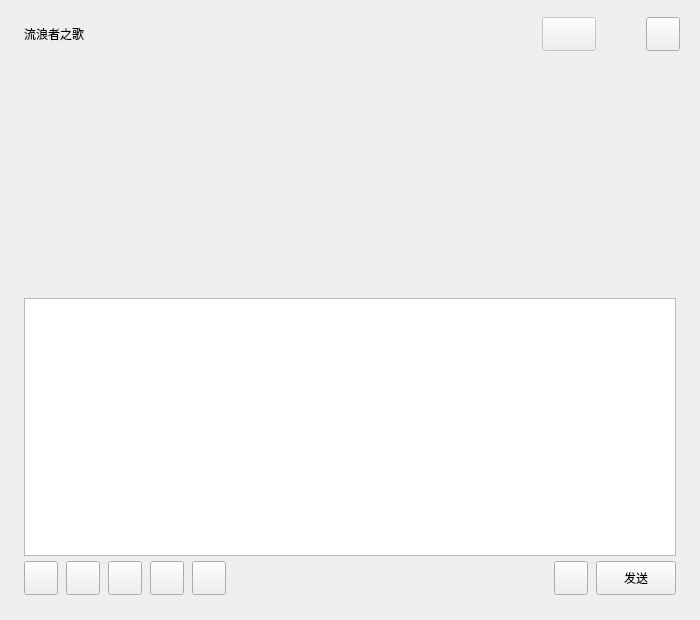
<?xml version="1.0" encoding="UTF-8"?>
<ui version="4.0">
 <class>ChatPage</class>
 <widget class="QWidget" name="ChatPage">
  <property name="geometry">
   <rect>
    <x>0</x>
    <y>0</y>
    <width>700</width>
    <height>620</height>
   </rect>
  </property>
  <property name="windowTitle">
   <string>Form</string>
  </property>
  <layout class="QVBoxLayout" name="verticalLayout">
   <property name="spacing">
    <number>0</number>
   </property>
   <property name="leftMargin">
    <number>0</number>
   </property>
   <property name="topMargin">
    <number>0</number>
   </property>
   <property name="rightMargin">
    <number>0</number>
   </property>
   <property name="bottomMargin">
    <number>0</number>
   </property>
   <item>
    <widget class="QWidget" name="chat_data_wid" native="true">
     <layout class="QVBoxLayout" name="verticalLayout_4">
      <property name="spacing">
       <number>0</number>
      </property>
      <property name="leftMargin">
       <number>0</number>
      </property>
      <property name="topMargin">
       <number>0</number>
      </property>
      <property name="rightMargin">
       <number>0</number>
      </property>
      <property name="bottomMargin">
       <number>0</number>
      </property>
      <item>
       <widget class="QWidget" name="title_wid" native="true">
        <property name="minimumSize">
         <size>
          <width>0</width>
          <height>68</height>
         </size>
        </property>
        <property name="maximumSize">
         <size>
          <width>16777215</width>
          <height>68</height>
         </size>
        </property>
        <layout class="QVBoxLayout" name="verticalLayout_5">
         <property name="spacing">
          <number>7</number>
         </property>
         <property name="leftMargin">
          <number>24</number>
         </property>
         <property name="topMargin">
          <number>0</number>
         </property>
         <property name="rightMargin">
          <number>20</number>
         </property>
         <property name="bottomMargin">
          <number>0</number>
         </property>
         <item>
          <widget class="QWidget" name="widget_5" native="true">
           <layout class="QHBoxLayout" name="horizontalLayout_3">
            <property name="spacing">
             <number>8</number>
            </property>
            <property name="leftMargin">
             <number>0</number>
            </property>
            <property name="topMargin">
             <number>0</number>
            </property>
            <property name="rightMargin">
             <number>0</number>
            </property>
            <property name="bottomMargin">
             <number>0</number>
            </property>
            <item>
             <widget class="QLabel" name="title_label">
              <property name="text">
               <string>流浪者之歌</string>
              </property>
             </widget>
            </item>
            <item>
             <spacer name="title_right_spacer">
              <property name="orientation">
               <enum>Qt::Horizontal</enum>
              </property>
              <property name="sizeHint" stdset="0">
               <size>
                <width>40</width>
                <height>20</height>
               </size>
              </property>
             </spacer>
            </item>
            <item>
             <widget class="QPushButton" name="chat_history_btn">
              <property name="enabled">
               <bool>false</bool>
              </property>
              <property name="minimumSize">
               <size>
                <width>54</width>
                <height>34</height>
               </size>
              </property>
              <property name="maximumSize">
               <size>
                <width>54</width>
                <height>34</height>
               </size>
              </property>
              <property name="toolTip">
               <string>查找聊天记录</string>
              </property>
              <property name="text">
               <string />
              </property>
              <property name="autoDefault">
               <bool>false</bool>
              </property>
              <property name="cursor">
               <cursorShape>PointingHandCursor</cursorShape>
              </property>
             </widget>
            </item>
            <item>
             <widget class="QToolButton" name="call_btn">
              <property name="minimumSize">
               <size>
                <width>34</width>
                <height>34</height>
               </size>
              </property>
              <property name="maximumSize">
               <size>
                <width>34</width>
                <height>34</height>
               </size>
              </property>
              <property name="toolTip">
               <string>语音/视频通话</string>
              </property>
              <property name="accessibleName">
               <string>语音/视频通话</string>
              </property>
              <property name="text">
               <string />
              </property>
              <property name="cursor">
               <cursorShape>PointingHandCursor</cursorShape>
              </property>
              <property name="popupMode">
               <enum>QToolButton::InstantPopup</enum>
              </property>
              <property name="autoRaise">
               <bool>true</bool>
              </property>
             </widget>
            </item>
            <item>
             <widget class="QPushButton" name="chat_more_btn">
              <property name="minimumSize">
               <size>
                <width>34</width>
                <height>34</height>
               </size>
              </property>
              <property name="maximumSize">
               <size>
                <width>34</width>
                <height>34</height>
               </size>
              </property>
              <property name="toolTip">
               <string>聊天设置</string>
              </property>
              <property name="text">
               <string />
              </property>
              <property name="focusPolicy">
               <enum>Qt::NoFocus</enum>
              </property>
              <property name="autoDefault">
               <bool>false</bool>
              </property>
              <property name="cursor">
               <cursorShape>PointingHandCursor</cursorShape>
              </property>
             </widget>
            </item>
           </layout>
          </widget>
         </item>
        </layout>
       </widget>
      </item>
      <item>
       <widget class="QLabel" name="chat_status">
        <property name="text">
         <string />
        </property>
        <property name="wordWrap">
         <bool>true</bool>
        </property>
        <property name="visible">
         <bool>false</bool>
        </property>
       </widget>
      </item>
      <item>
       <widget class="QSplitter" name="chat_splitter">
        <property name="orientation">
         <enum>Qt::Vertical</enum>
        </property>
        <property name="childrenCollapsible">
         <bool>false</bool>
        </property>
        <property name="handleWidth">
         <number>0</number>
        </property>
        <widget class="ChatView" name="chat_data_list" native="true">
         <property name="minimumSize">
          <size>
           <width>0</width>
           <height>160</height>
          </size>
         </property>
        </widget>
        <widget class="QWidget" name="composer_wid" native="true">
         <property name="minimumSize">
          <size>
           <width>0</width>
           <height>166</height>
          </size>
         </property>
         <property name="maximumSize">
          <size>
           <width>16777215</width>
           <height>340</height>
          </size>
         </property>
         <layout class="QVBoxLayout" name="composer_layout">
          <property name="spacing">
           <number>0</number>
          </property>
          <property name="leftMargin">
           <number>12</number>
          </property>
          <property name="topMargin">
           <number>8</number>
          </property>
          <property name="rightMargin">
           <number>12</number>
          </property>
          <property name="bottomMargin">
           <number>12</number>
          </property>
          <item>
           <widget class="QWidget" name="composer_card" native="true">
            <layout class="QVBoxLayout" name="composer_card_layout" stretch="1,0">
             <property name="spacing">
              <number>2</number>
             </property>
             <property name="leftMargin">
              <number>12</number>
             </property>
             <property name="topMargin">
              <number>10</number>
             </property>
             <property name="rightMargin">
              <number>12</number>
             </property>
             <property name="bottomMargin">
              <number>10</number>
             </property>
             <item>
              <widget class="MessageTextEdit" name="chatEdit">
               <property name="minimumSize">
                <size>
                 <width>0</width>
                 <height>70</height>
                </size>
               </property>
               <property name="maximumSize">
                <size>
                 <width>16777215</width>
                 <height>16777215</height>
                </size>
               </property>
              </widget>
             </item>
             <item>
              <widget class="QWidget" name="tool_wid" native="true">
               <property name="minimumSize">
                <size>
                 <width>0</width>
                 <height>40</height>
                </size>
               </property>
               <property name="maximumSize">
                <size>
                 <width>16777215</width>
                 <height>40</height>
                </size>
               </property>
               <layout class="QHBoxLayout" name="horizontalLayout_4">
                <property name="spacing">
                 <number>8</number>
                </property>
                <property name="leftMargin">
                 <number>0</number>
                </property>
                <property name="topMargin">
                 <number>3</number>
                </property>
                <property name="rightMargin">
                 <number>0</number>
                </property>
                <property name="bottomMargin">
                 <number>3</number>
                </property>
                <item>
                 <widget class="QPushButton" name="emo_btn">
                  <property name="minimumSize">
                   <size>
                    <width>34</width>
                    <height>34</height>
                   </size>
                  </property>
                  <property name="maximumSize">
                   <size>
                    <width>34</width>
                    <height>34</height>
                   </size>
                  </property>
                  <property name="baseSize">
                   <size>
                    <width>0</width>
                    <height>0</height>
                   </size>
                  </property>
                  <property name="text">
                   <string />
                  </property>
                  <property name="accessibleName">
                   <string>表情</string>
                  </property>
                  <property name="focusPolicy">
                   <enum>Qt::NoFocus</enum>
                  </property>
                  <property name="autoDefault">
                   <bool>false</bool>
                  </property>
                  <property name="cursor">
                   <cursorShape>PointingHandCursor</cursorShape>
                  </property>
                 </widget>
                </item>
                <item>
                 <widget class="QPushButton" name="favorites_btn">
                  <property name="minimumSize">
                   <size>
                    <width>34</width>
                    <height>34</height>
                   </size>
                  </property>
                  <property name="maximumSize">
                   <size>
                    <width>34</width>
                    <height>34</height>
                   </size>
                  </property>
                  <property name="toolTip">
                   <string>收藏</string>
                  </property>
                  <property name="text">
                   <string />
                  </property>
                  <property name="focusPolicy">
                   <enum>Qt::NoFocus</enum>
                  </property>
                  <property name="autoDefault">
                   <bool>false</bool>
                  </property>
                  <property name="cursor">
                   <cursorShape>PointingHandCursor</cursorShape>
                  </property>
                 </widget>
                </item>
                <item>
                 <widget class="QPushButton" name="file_btn">
                  <property name="minimumSize">
                   <size>
                    <width>34</width>
                    <height>34</height>
                   </size>
                  </property>
                  <property name="maximumSize">
                   <size>
                    <width>34</width>
                    <height>34</height>
                   </size>
                  </property>
                  <property name="text">
                   <string />
                  </property>
                  <property name="accessibleName">
                   <string>发送附件</string>
                  </property>
                  <property name="focusPolicy">
                   <enum>Qt::NoFocus</enum>
                  </property>
                  <property name="autoDefault">
                   <bool>false</bool>
                  </property>
                  <property name="cursor">
                   <cursorShape>PointingHandCursor</cursorShape>
                  </property>
                 </widget>
                </item>
                <item>
                 <widget class="QPushButton" name="screenshot_btn">
                  <property name="minimumSize">
                   <size>
                    <width>34</width>
                    <height>34</height>
                   </size>
                  </property>
                  <property name="maximumSize">
                   <size>
                    <width>34</width>
                    <height>34</height>
                   </size>
                  </property>
                  <property name="toolTip">
                   <string>截屏：框选后插入输入框</string>
                  </property>
                  <property name="text">
                   <string />
                  </property>
                  <property name="focusPolicy">
                   <enum>Qt::NoFocus</enum>
                  </property>
                  <property name="autoDefault">
                   <bool>false</bool>
                  </property>
                  <property name="cursor">
                   <cursorShape>PointingHandCursor</cursorShape>
                  </property>
                 </widget>
                </item>
                <item>
                 <widget class="QPushButton" name="voice_transcribe_btn">
                  <property name="minimumSize">
                   <size>
                    <width>34</width>
                    <height>34</height>
                   </size>
                  </property>
                  <property name="maximumSize">
                   <size>
                    <width>34</width>
                    <height>34</height>
                   </size>
                  </property>
                  <property name="toolTip">
                   <string>语音转文字</string>
                  </property>
                  <property name="accessibleName">
                   <string>语音转文字</string>
                  </property>
                  <property name="text">
                   <string />
                  </property>
                  <property name="cursor">
                   <cursorShape>PointingHandCursor</cursorShape>
                  </property>
                  <property name="focusPolicy">
                   <enum>Qt::NoFocus</enum>
                  </property>
                  <property name="autoDefault">
                   <bool>false</bool>
                  </property>
                 </widget>
                </item>
                <item>
                 <spacer name="horizontalSpacer_3">
                  <property name="orientation">
                   <enum>Qt::Horizontal</enum>
                  </property>
                  <property name="sizeHint" stdset="0">
                   <size>
                    <width>40</width>
                    <height>20</height>
                   </size>
                  </property>
                 </spacer>
                </item>
                <item>
                 <widget class="QPushButton" name="voice_message_btn">
                  <property name="minimumSize">
                   <size>
                    <width>34</width>
                    <height>34</height>
                   </size>
                  </property>
                  <property name="maximumSize">
                   <size>
                    <width>34</width>
                    <height>34</height>
                   </size>
                  </property>
                  <property name="toolTip">
                   <string>发送语音消息</string>
                  </property>
                  <property name="accessibleName">
                   <string>发送语音消息</string>
                  </property>
                  <property name="text">
                   <string />
                  </property>
                  <property name="cursor">
                   <cursorShape>PointingHandCursor</cursorShape>
                  </property>
                  <property name="focusPolicy">
                   <enum>Qt::NoFocus</enum>
                  </property>
                  <property name="autoDefault">
                   <bool>false</bool>
                  </property>
                 </widget>
                </item>
                <item>
                 <widget class="QPushButton" name="send_btn">
                  <property name="minimumSize">
                   <size>
                    <width>80</width>
                    <height>34</height>
                   </size>
                  </property>
                  <property name="maximumSize">
                   <size>
                    <width>80</width>
                    <height>34</height>
                   </size>
                  </property>
                  <property name="text">
                   <string>发送</string>
                  </property>
                  <property name="focusPolicy">
                   <enum>Qt::NoFocus</enum>
                  </property>
                  <property name="autoDefault">
                   <bool>false</bool>
                  </property>
                  <property name="cursor">
                   <cursorShape>PointingHandCursor</cursorShape>
                  </property>
                 </widget>
                </item>
               </layout>
              </widget>
             </item>
            </layout>
           </widget>
          </item>
         </layout>
        </widget>
       </widget>
      </item>
     </layout>
    </widget>
   </item>
  </layout>
  <widget class="ChatSettingsPanel" name="chat_settings_panel">
   <property name="geometry">
    <rect>
     <x>700</x>
     <y>68</y>
     <width>320</width>
     <height>552</height>
    </rect>
   </property>
  </widget>
 </widget>
 <customwidgets>
  <customwidget>
   <class>ChatSettingsPanel</class>
   <extends>QWidget</extends>
   <header location="global">dialogs/chatsettingspanel.h</header>
   <container>1</container>
  </customwidget>
  <customwidget>
   <class>ChatView</class>
   <extends>QWidget</extends>
   <header location="global">widgets/chatview.h</header>
   <container>1</container>
  </customwidget>
  <customwidget>
   <class>MessageTextEdit</class>
   <extends>QTextEdit</extends>
   <header location="global">widgets/MessageTextEdit.h</header>
  </customwidget>
 </customwidgets>
 <resources />
 <connections />
</ui>
